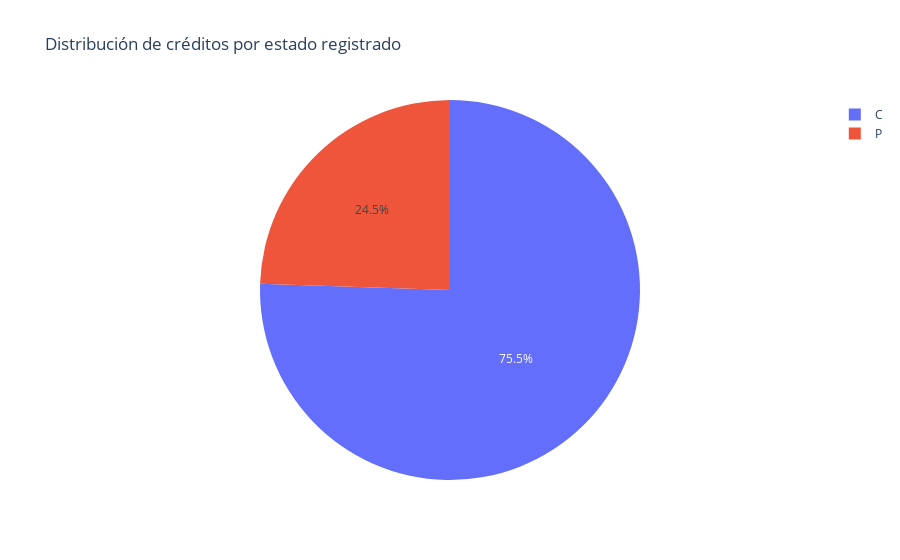

Notebook code for this chart:
### Code cell
# Conteo de ocurrencias por estado
estado_credito_counts = df['estado_credito'].value_counts()

# Gráfico de torta de estos valores
fig = go.Figure(data=[go.Pie(labels=estado_credito_counts.index, values=estado_credito_counts)])
fig.update_layout(title_text='Distribución de créditos por estado registrado')
fig.show()

### Figure 1 — Plotly figure (JSON) as saved in the notebook; plotly's stock layout.template omitted (floating-point values rounded to 4 significant figures)
{"data": [{"labels": ["C", "P"], "type": "pie", "values": [7628, 2473]}], "layout": {"title": {"text": "Distribución de créditos por estado registrado"}}}
